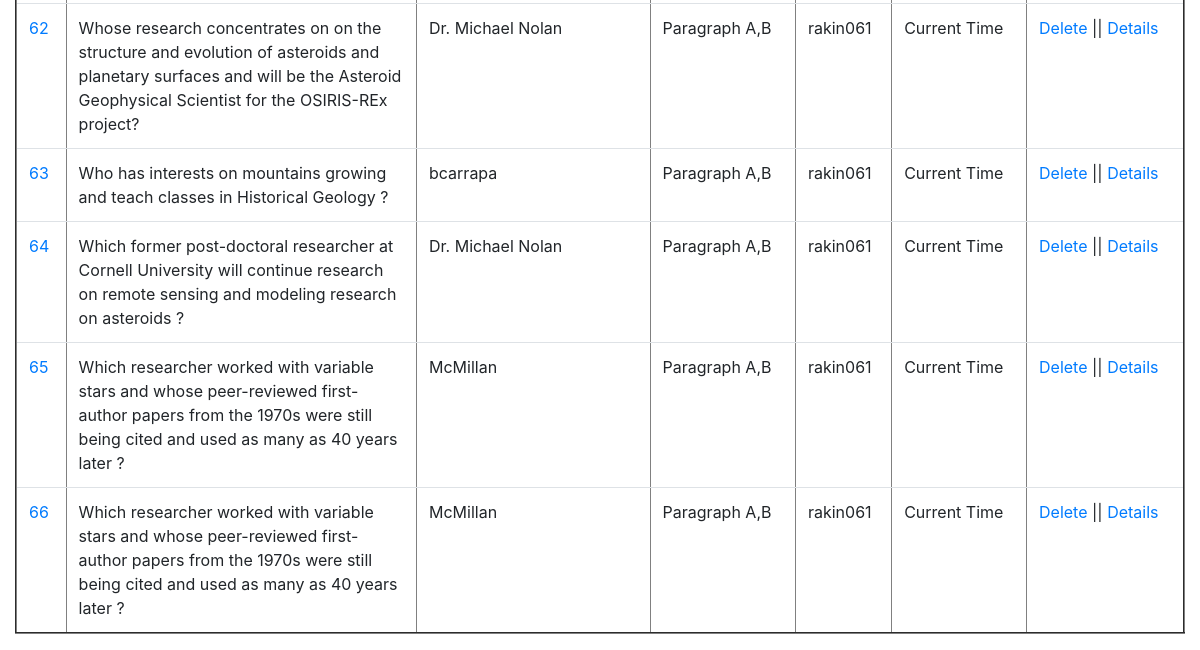
The page /elements/ (signed in, lower part) on the database as committed earlier.
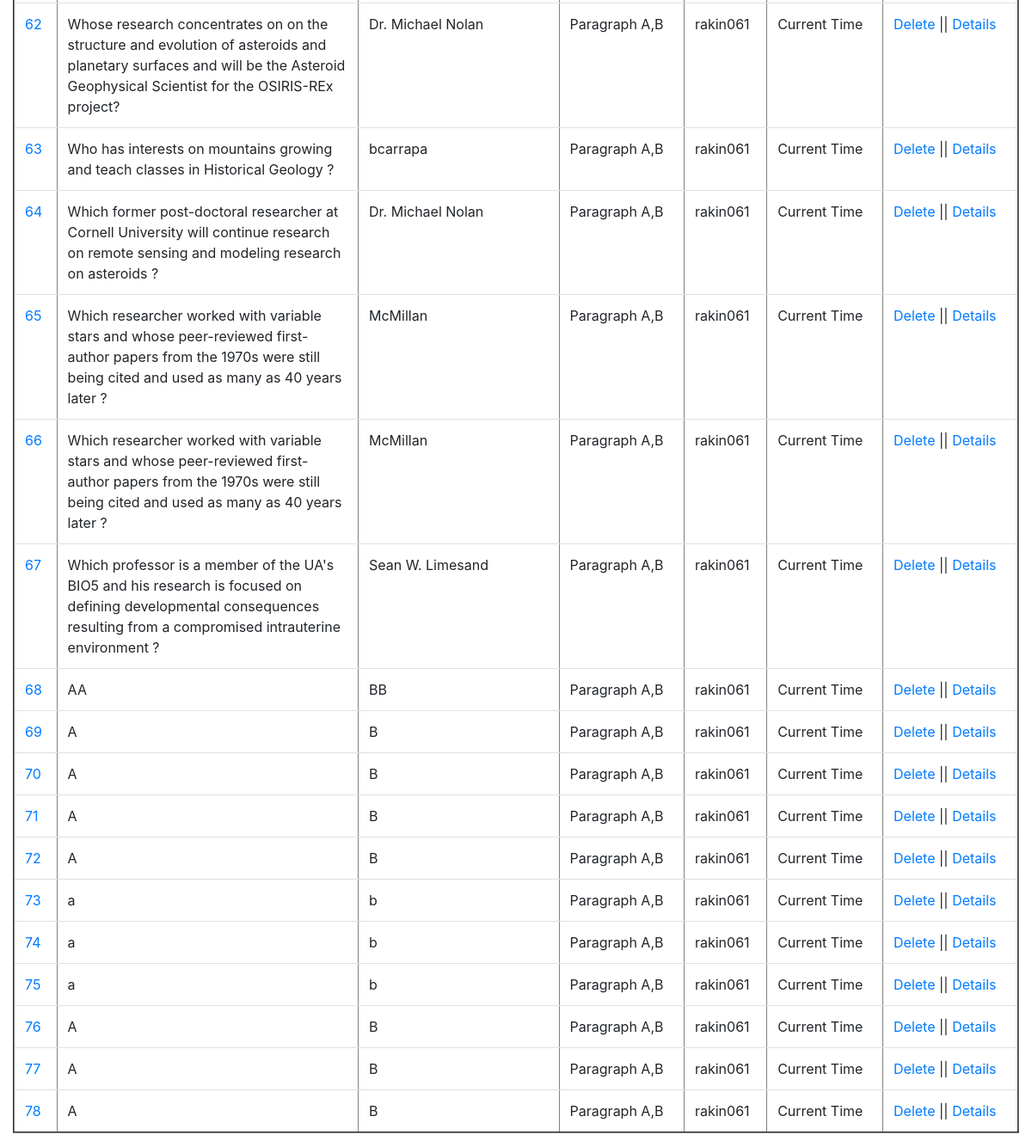
The same page on the database as committed later.
### qa_interface/models.py (models this page shows)
class QA_Interface(models.Model):
	source_id=models.CharField(max_length=30,blank=False,null=False) # max_length = required
	title_A=models.CharField(blank=False, null=False,max_length=35)
	par_A=models.TextField(blank=False, null=False)
	title_B=models.CharField(blank=False, null=False,max_length=35)
	par_B = models.TextField(blank=False, null=False)
	question=models.TextField(blank=False, null=False, max_length=1000,help_text=' &nbsp; <button type="button" class="btn btn-danger btn-sm align-top" data-bs-container="body" '
																					  'data-bs-toggle="popover" data-bs-placement="right" data-bs-html="true"  '
																					  'data-bs-content=" Multi-hop questions require systems to aggregate information between '
																				      'multiple contexts, the ability of a system to reason over multiple sources of '
																				      'data such as paragraphs to output desired answer. Here, the system has to reason with information taken from more than one document '
																				      '(i.e. Parapgaphs) to arrive at the final answer. <br> <br> <b> Example: </b> What is the population of the capital city of Bangladesh ? '
																				      '<br> <b>Answer: </b> 40 Millions !!'
																				 	  '<br> <b>Reasoning:</b> Capital City of Bangladesh ---> Dhaka ---> Population: 40 Millions. '
																				      '<br> <br> Click <a href='' https://hotpotqa.github.io/ '' '
																				      'target=''_blank'' > here </a> to see further details of multihop questions ! "> ? </button>')
	answer=models.TextField(blank=False, null=False, max_length=100)
	question_type_choices= [('Bridge_entity', 'Bridge'),('Comparison', 'Comparison'),('Intersection', 'Intersection'),('Commonsense_reasoning', 'Commonsense')]
	question_type=models.CharField(max_length=22, choices=question_type_choices, default='Bridge_entity',help_text=' &nbsp; <button type="button" class="btn btn-danger btn-sm align-top" data-bs-container="body" '
																					  'data-bs-toggle="popover" data-bs-placement="right" data-bs-html="true"  '
																					  'data-bs-content=" Types of multi hop question you entered. Click <a href='' https://github.com/UA-KMAP/KMAP-QA/blob/main/qa_interface/templates/images/MHQA.png '' '
																				      'target=''_blank''> here </a> to see details of different types of multi hop question. "> ? </button>')
	level_choices=[('Hard','Hard'),('Medium','Medium'),('Easy','Easy')]
	level=models.CharField(max_length=6, choices=level_choices, default='Easy', help_text=' &nbsp; <button type="button" class="btn btn-danger btn-sm align-top" data-bs-container="body" '
																					  'data-bs-toggle="popover" data-bs-placement="right" data-bs-html="true"  '
																					  'data-bs-content="Difficulty level of the multi hop question you entered! "> ? </button>' )
	supporting_facts=models.TextField(blank=False, null=False,max_length=4, help_text=' &nbsp; <button type="button" class="btn btn-danger btn-sm align-top" data-bs-container="body" '
																					  'data-bs-toggle="popover" data-bs-placement="right" data-bs-html="true"  '
																					  'data-bs-content="Supporting facts specify the sentences involved while creating the multi hop question from '
																					  'both of the paragraphs.<br> <b>Example Input: 0,1. </b> It indicates that first sentence from the first paragraph and '
																					  'second sentence from the second paragraph have been used to produce the multi hop question.."> ? </button>')
	def get_absolute_url(self):
		return reverse("qa:qa_entity", kwargs={"id":self.id})

### qa_interface/views.py (the view)
# urls.py: path("elements/", detail_view),
def detail_view(request):
	obj=QA_Interface.objects.all()
	contribution=0
	username=str(request.user)
	directory_name="Dataset/"+username+"/"
	file_or_directory=Path(directory_name)
	if file_or_directory.exists():
		contribution=len([name for name in os.listdir(directory_name) if os.path.isfile(os.path.join(directory_name, name))])
	context={
		"elements": obj,
		"contribution": contribution,
		"username":username
	}
	return render(request,"detail.html",context)

### qa_interface/templates/detail.html (shortened to what this page needs)
{% extends 'base.html' %}
{% block content %}
{% if user.is_authenticated %}
<table border="2" class="table table-hover " >
	{% for element in elements %}
		<tr>
			<td><a href="{{element.get_absolute_url}}">{{element.id}}</a></td>
			<td style="width:30%">{{element.question}}</td>
			<td>{{element.answer}}</td>
			<td>Paragraph A,B</td>
			<td>rakin061</td>
			<td>Current Time</td>
			<td><a href="/delete/{{element.id}}">Delete</a>  || <a href="{{element.get_absolute_url}}">Details</a></td>
		</tr>
	{% endfor %}
</table>
{% else %}
  <p>You are not logged in</p>
  <a href="{% url 'login' %}">Log In</a>
{% endif %}
{% endblock %}

### templates/base.html (shortened to what this page needs)
<!doctype html>
<html lang="en">
<head>
    <link rel="stylesheet" href="https://cdn.jsdelivr.net/npm/bootstrap@4.0.0/dist/css/bootstrap.min.css"
>
</head>
<body>
<div class="container-fluid">
    {% block content %}{% endblock %}
</div>
</body>
</html>

Rows that differ between the two databases and show on the page:
added QA_Interface: id "67", question "Which professor is a member of the UA's BIO5 and his research is focused on defining developmental consequences resulting from a compromised intrauterine environment ?", answer "Sean W. Limesand"
added QA_Interface: id "68", question "AA", answer "BB"
added QA_Interface: id "69", question "A", answer "B"
added QA_Interface: id "70", question "A", answer "B"
added QA_Interface: id "71", question "A", answer "B"
added QA_Interface: id "72", question "A", answer "B"
added QA_Interface: id "73", question "a", answer "b"
added QA_Interface: id "74", question "a", answer "b"
added QA_Interface: id "75", question "a", answer "b"
added QA_Interface: id "76", question "A", answer "B"
added QA_Interface: id "77", question "A", answer "B"
added QA_Interface: id "78", question "A", answer "B"
